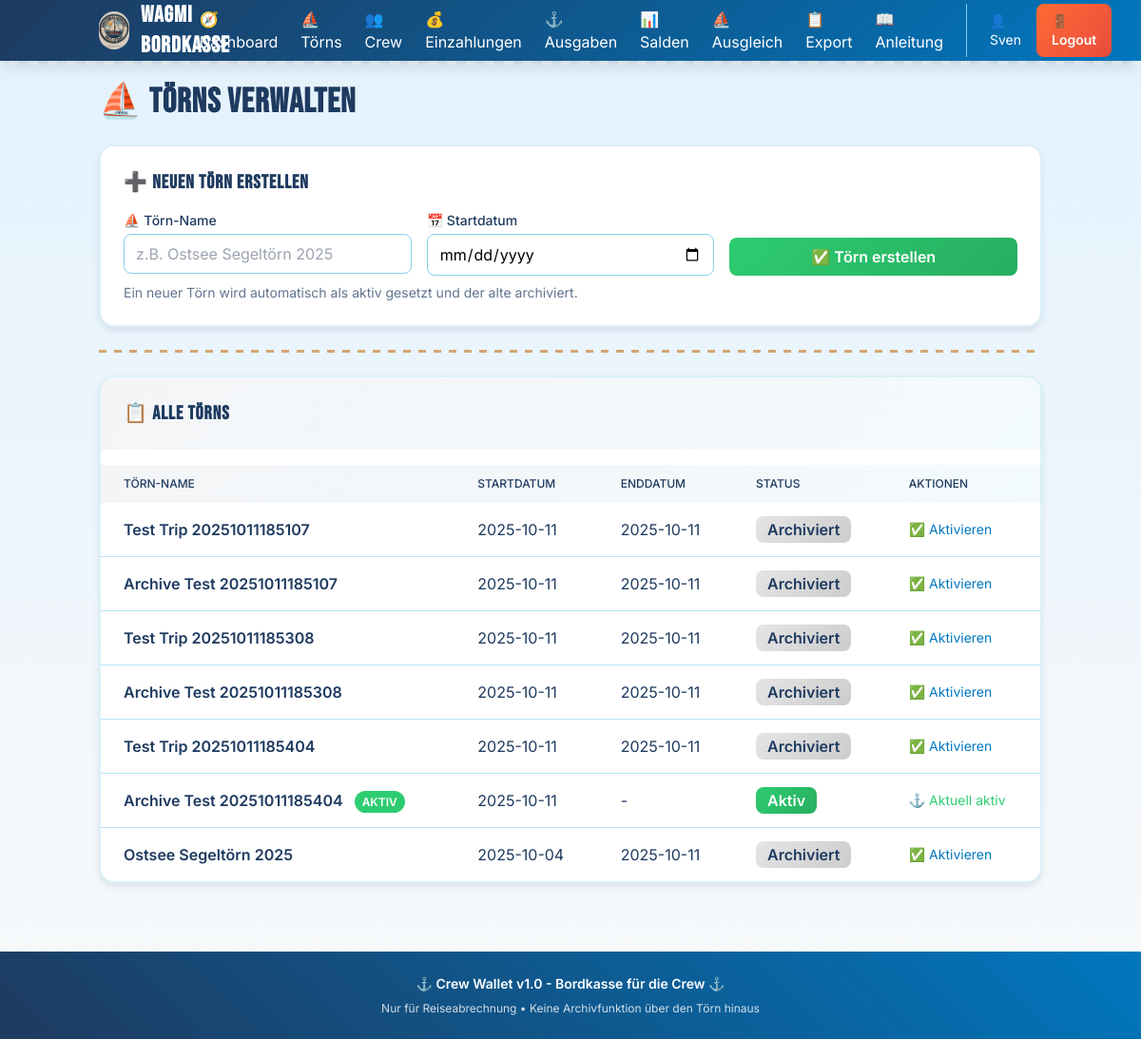
/trips/ (signed in), run on an earlier commit of the app's database.
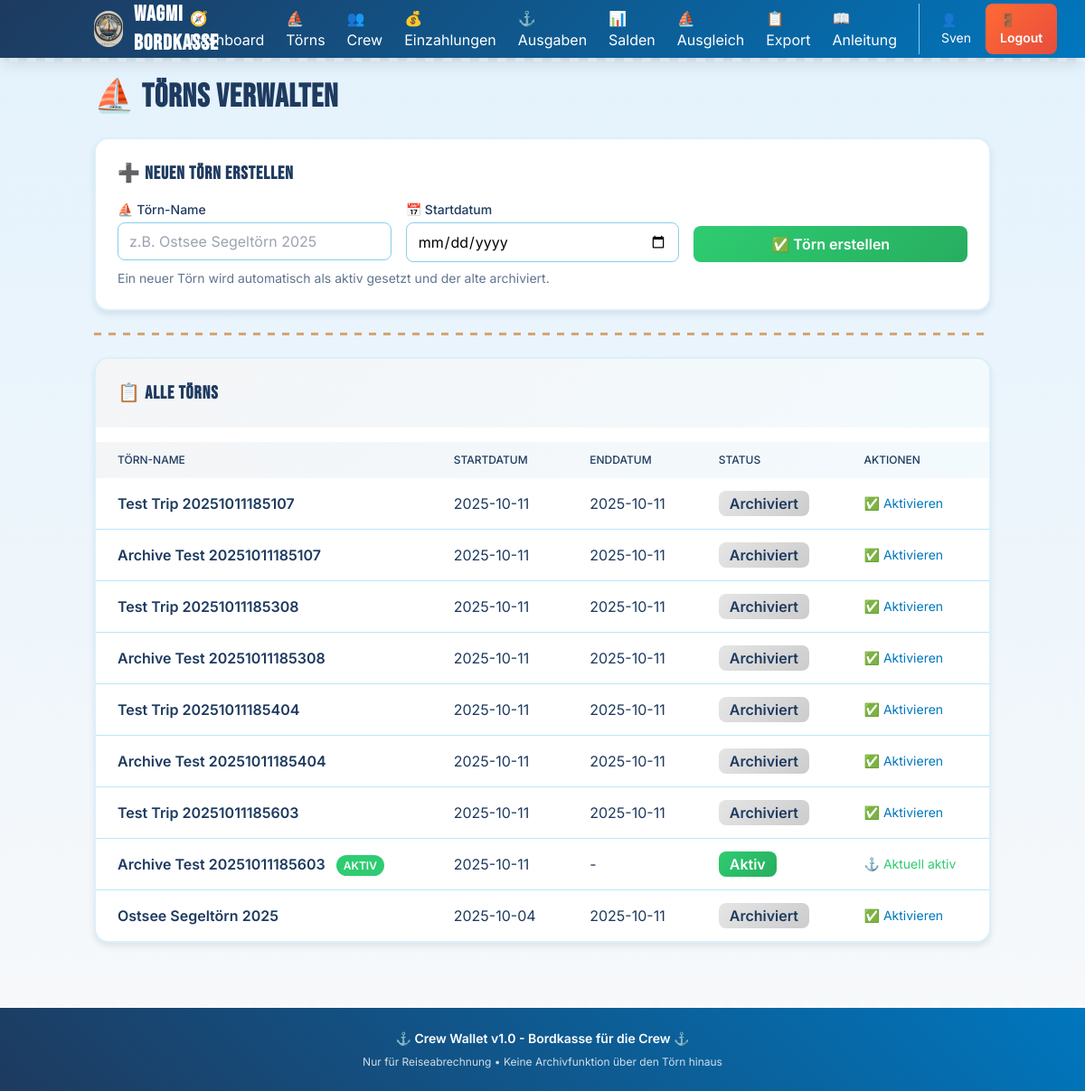
And on a later commit of the database.
### models.py (models this page shows)
class Trip(Base):
    __tablename__ = "trips"
    id = Column(Integer, primary_key=True, index=True)
    name = Column(String(100), nullable=False)
    start_date = Column(Date, nullable=False)
    end_date = Column(Date, nullable=True)
    status = Column(SQLEnum(TripStatus), nullable=False, default=TripStatus.active)
    created_at = Column(DateTime, default=datetime.utcnow)
    crew_members = relationship("CrewMember", back_populates="trip", cascade="all, delete-orphan")
    deposits = relationship("Deposit", back_populates="trip", cascade="all, delete-orphan")
    expenses = relationship("Expense", back_populates="trip", cascade="all, delete-orphan")

### routers/trips.py (the view)
@router.get("/", response_class=HTMLResponse)
async def trips_page(request: Request, db: Session = Depends(get_db)):
    trips = db.query(Trip).order_by(Trip.start_date.desc()).all()
    active_trip = db.query(Trip).filter(Trip.status == TripStatus.active).first()
    return templates.TemplateResponse("trips.html", {
        "request": request,
        "trips": trips,
        "active_trip": active_trip
    })

### templates/trips.html
{% extends "layout.html" %}
{% block content %}
<div class="space-y-6">
    <h1 class="text-4xl font-bold maritime-header" style="color: var(--navy-deep);">⛵ Törns verwalten</h1>
    <div class="bg-white porthole-card p-6">
        <h2 class="text-xl font-bold maritime-header mb-4" style="color: var(--navy-deep);">➕ Neuen Törn erstellen</h2>
        <form method="post" action="/trips/new" class="grid grid-cols-1 md:grid-cols-3 gap-4">
            <div>
                <label class="block text-sm font-medium mb-1" style="color: var(--navy-deep);">⛵ Törn-Name</label>
                <input type="text" name="name" required class="w-full px-3 py-2 border rounded-lg" style="border-color: var(--sky-blue);" placeholder="z.B. Ostsee Segeltörn 2025">
            </div>
            <div>
                <label class="block text-sm font-medium mb-1" style="color: var(--navy-deep);">📅 Startdatum</label>
                <input type="date" name="start_date" required class="w-full px-3 py-2 border rounded-lg" style="border-color: var(--sky-blue);">
            </div>
            <div class="flex items-end">
                <button type="submit" class="w-full text-white px-6 py-2 rounded-lg transition touch-action font-semibold" style="background: linear-gradient(135deg, var(--sea-foam) 0%, #27ae60 100%);">
                    ✅ Törn erstellen
                </button>
            </div>
        </form>
        <p class="text-sm mt-2" style="color: var(--navy-deep); opacity: 0.7;">Ein neuer Törn wird automatisch als aktiv gesetzt und der alte archiviert.</p>
    </div>
    <div class="rope-divider"></div>
    <div class="bg-white porthole-card overflow-hidden">
        <div class="p-6 mb-4" style="background: linear-gradient(135deg, rgba(30, 58, 95, 0.05) 0%, rgba(135, 206, 235, 0.1) 100%);">
            <h2 class="text-xl font-bold maritime-header" style="color: var(--navy-deep);">📋 Alle Törns</h2>
        </div>
        <div class="overflow-x-auto">
            <table class="min-w-full">
                <thead style="background: linear-gradient(135deg, rgba(30, 58, 95, 0.05) 0%, rgba(135, 206, 235, 0.1) 100%);">
                    <tr>
                        <th class="px-6 py-3 text-left text-xs font-medium uppercase" style="color: var(--navy-deep);">Törn-Name</th>
                        <th class="px-6 py-3 text-left text-xs font-medium uppercase" style="color: var(--navy-deep);">Startdatum</th>
                        <th class="px-6 py-3 text-left text-xs font-medium uppercase" style="color: var(--navy-deep);">Enddatum</th>
                        <th class="px-6 py-3 text-left text-xs font-medium uppercase" style="color: var(--navy-deep);">Status</th>
                        <th class="px-6 py-3 text-left text-xs font-medium uppercase" style="color: var(--navy-deep);">Aktionen</th>
                    </tr>
                </thead>
                <tbody class="divide-y divide-sky-200">
                    {% for trip in trips %}
                    <tr>
                        <td class="px-6 py-4 whitespace-nowrap font-semibold" style="color: var(--navy-deep);">
                            {{ trip.name }}
                            {% if trip.id == active_trip.id %}
                            <span class="ml-2 text-xs px-2 py-1 rounded-full" style="background: var(--sea-foam); color: white;">AKTIV</span>
                            {% endif %}
                        </td>
                        <td class="px-6 py-4 whitespace-nowrap" style="color: var(--navy-deep);">{{ trip.start_date }}</td>
                        <td class="px-6 py-4 whitespace-nowrap" style="color: var(--navy-deep);">{{ trip.end_date or '-' }}</td>
                        <td class="px-6 py-4 whitespace-nowrap">
                            {% if trip.status.value == 'active' %}
                            <span class="px-3 py-1 rounded-lg font-semibold" style="background: linear-gradient(135deg, var(--sea-foam) 0%, #27ae60 100%); color: white;">Aktiv</span>
                            {% else %}
                            <span class="px-3 py-1 rounded-lg font-semibold" style="background: linear-gradient(135deg, rgba(0,0,0,0.1) 0%, rgba(0,0,0,0.2) 100%); color: var(--navy-deep);">Archiviert</span>
                            {% endif %}
                        </td>
                        <td class="px-6 py-4 whitespace-nowrap text-sm space-x-2">
                            {% if trip.status.value == 'archived' %}
                            <form action="/trips/{{ trip.id }}/activate" method="post" class="inline">
                                <button type="submit" class="hover:underline touch-action" style="color: var(--ocean-blue);">✅ Aktivieren</button>
                            </form>
                            {% elif trip.id != active_trip.id %}
                            <form action="/trips/{{ trip.id }}/archive" method="post" class="inline" onsubmit="return confirm('Törn wirklich archivieren?')">
                                <button type="submit" class="hover:underline touch-action" style="color: var(--coral);">📦 Archivieren</button>
                            </form>
                            {% else %}
                            <span style="color: var(--sea-foam);">⚓ Aktuell aktiv</span>
                            {% endif %}
                        </td>
                    </tr>
                    {% endfor %}
                </tbody>
            </table>
        </div>
    </div>
</div>
{% endblock %}

### templates/layout.html (shortened to what this page needs)
<!DOCTYPE html>
<html lang="de">
<head>
    <script src="https://cdn.tailwindcss.com"></script>
</head>
<body>
    <nav class="ocean-gradient text-white shadow-lg sticky top-0 z-50 wave-border">
        <div class="container mx-auto px-4">
            <div class="flex items-center justify-between h-16">
                <div class="flex items-center space-x-3">
                    <img src="/static/logo.jpeg" alt="Logo" class="w-10 h-10 rounded-full object-cover">
                    <a href="/" class="text-2xl font-bold maritime-header">WAGMI Bordkasse</a>
                </div>
                <div id="menu" class="hidden lg:flex lg:items-center lg:space-x-6">
                    <a href="/" class="block py-2 lg:py-0 hover:text-sky-200 transition touch-action">🧭 Dashboard</a>
                    <a href="/trips" class="block py-2 lg:py-0 hover:text-sky-200 transition touch-action">⛵ Törns</a>
                    <a href="/crew" class="block py-2 lg:py-0 hover:text-sky-200 transition touch-action">👥 Crew</a>
                    <a href="/deposits" class="block py-2 lg:py-0 hover:text-sky-200 transition touch-action">💰 Einzahlungen</a>
                    <a href="/expenses" class="block py-2 lg:py-0 hover:text-sky-200 transition touch-action">⚓ Ausgaben</a>
                    <a href="/balances" class="block py-2 lg:py-0 hover:text-sky-200 transition touch-action">📊 Salden</a>
                    <a href="/settlement" class="block py-2 lg:py-0 hover:text-sky-200 transition touch-action">⛵ Ausgleich</a>
                    <a href="/export/csv" class="block py-2 lg:py-0 hover:text-sky-200 transition touch-action">📋 Export</a>
                    <a href="/help" class="block py-2 lg:py-0 hover:text-sky-200 transition touch-action">📖 Anleitung</a>
                    {% if request.session.get('user_id') %}
                    <div class="border-l border-sky-300 pl-6 ml-2 flex items-center space-x-4">
                        <span class="text-sm">👤 {{ request.session.get('username', 'User') }}</span>
                        <a href="/logout" class="px-4 py-2 rounded-lg text-sm font-semibold transition hover:scale-105" style="background: linear-gradient(135deg, var(--coral) 0%, #e74c3c 100%);">
                            🚪 Logout
                        </a>
                    </div>
                    {% endif %}
                </div>
            </div>
        </div>
    </nav>
    <main class="container mx-auto px-4 py-6">
        {% block content %}{% endblock %}
    </main>
    <footer class="ocean-gradient text-white text-center py-6 mt-12 wave-border" style="transform: scaleY(-1);">
        <div style="transform: scaleY(-1);">
            <p class="text-sm font-semibold">⚓ Crew Wallet v1.0 - Bordkasse für die Crew ⚓</p>
            <p class="text-xs opacity-80 mt-2">Nur für Reiseabrechnung • Keine Archivfunktion über den Törn hinaus</p>
        </div>
    </footer>
</body>
</html>

### templates/layout.html (style rules this page uses)
:root { --navy-deep: #1e3a5f; --ocean-blue: #0077be; --sea-foam: #2ecc71; --coral: #ff6b35; --sand: #d4a574; --sky-blue: #87ceeb; --cream: #f8f9fa; }
body { font-family: 'Inter', sans-serif; background: linear-gradient(180deg, #e3f2fd 0%, #f8f9fa 100%); min-height: 100vh; }
.touch-action { touch-action: manipulation; }
input, select, textarea { font-size: 16px; }
.maritime-header { font-family: 'Bebas Neue', sans-serif; letter-spacing: 1px; }
.wave-border { position: relative; }
.wave-border::after { content: ''; position: absolute; bottom: -4px; left: 0; right: 0; height: 4px; background: repeating-linear-gradient(90deg, transparent, transparent 10px, rgba(255,255,255,0.3) 10px, rgba(255,255,255,0.3) 20px); }
.rope-divider { height: 3px; background: repeating-linear-gradient(90deg, var(--sand) 0px, var(--sand) 8px, transparent 8px, transparent 16px); margin: 1.5rem 0; }
.porthole-card { border-radius: 1rem; box-shadow: 0 4px 6px rgba(30, 58, 95, 0.1), inset 0 1px 0 rgba(255,255,255,0.1); border: 2px solid rgba(135, 206, 235, 0.3); }
.ocean-gradient { background: linear-gradient(135deg, var(--navy-deep) 0%, var(--ocean-blue) 100%); }

What changed in the data, as far as the page shows it:
changed Trip "Archive Test 20251011185404": end_date "-" → "2025-10-11"; status "Aktiv ⚓ Aktuell aktiv" → "Archiviert ✅ Aktivieren"; no longer shows "AKTIV"
added Trip: name "Test Trip 20251011185603", start_date "2025-10-11", end_date "2025-10-11", status "Archiviert"
added Trip: name "Archive Test 20251011185603", shows "AKTIV", start_date "2025-10-11", end_date "-", status "Aktiv"
